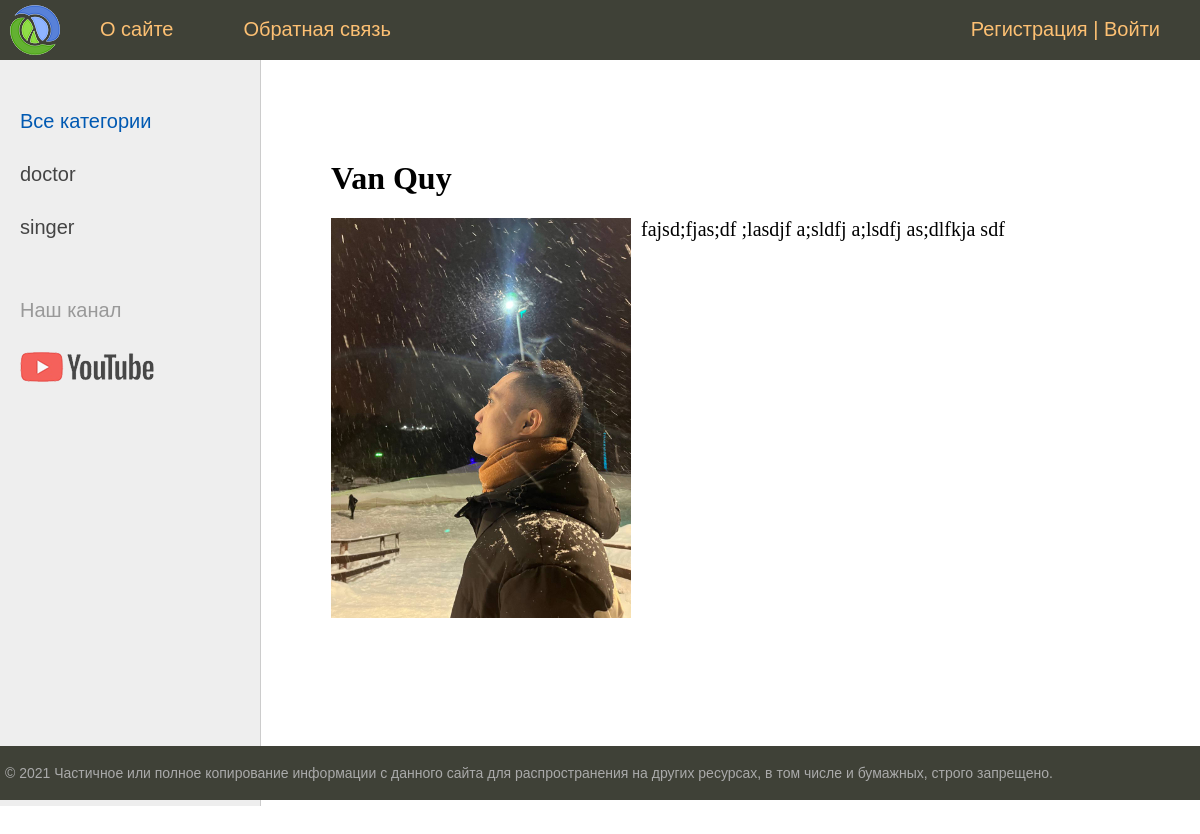
Page /post/vanquy/ on the earlier database version.
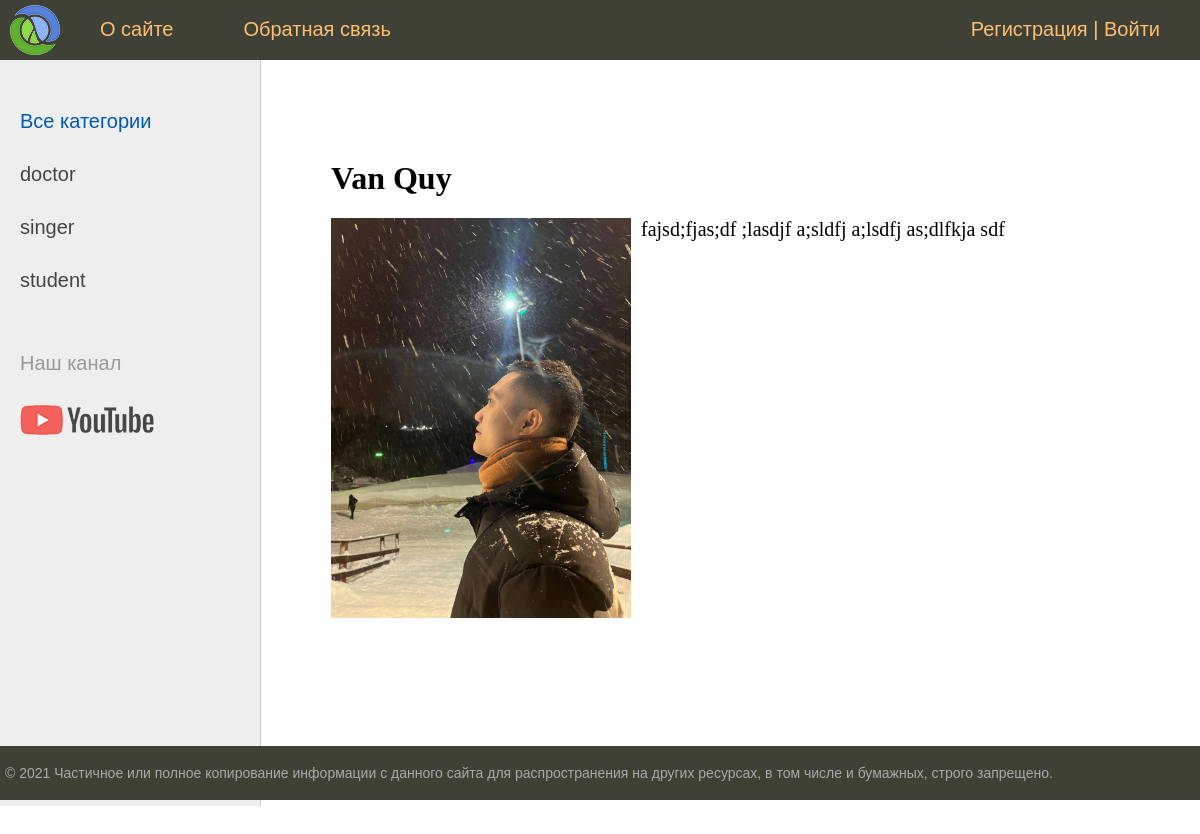
Same page on the later database version.
### women/models.py (models this page shows, shortened)
class Category(models.Model):
    name = models.CharField(max_length=100, db_index=True, verbose_name="Категория")
    slug = models.SlugField(max_length=255, unique=True, db_index=True, verbose_name="URL")
    def get_absolute_url(self):
        return reverse('category', kwargs={'cat_slug': self.slug})
    class Meta:
        verbose_name = 'Категория'
        verbose_name_plural = 'Категории'
        ordering = ['id']

class Women(models.Model):
    title = models.CharField(max_length=255, verbose_name="Заголовок")
    slug = models.SlugField(max_length=255, unique=True, db_index=True, verbose_name="URL")
    content = models.TextField(blank=True, verbose_name="Текст статьи")
    photo = models.ImageField(upload_to="photos/%Y/%m/%d/", verbose_name="Фото")
    time_create = models.DateTimeField(auto_now_add=True, verbose_name="Время создания")
    time_update = models.DateTimeField(auto_now=True, verbose_name="Время изменения")
    is_published = models.BooleanField(default=True, verbose_name="Публикация")
    cat = models.ForeignKey('Category', on_delete=models.PROTECT, verbose_name="Категории")
    def __str__(self):
        return self.title
    class Meta:
        verbose_name = 'Известные женщины'
        verbose_name_plural = 'Известные женщины'
        ordering = ['id']

### women/views.py (the view)
# urls.py: path('post/<slug:post_slug>/', ShowPost.as_view(), name='post'),
class ShowPost(DataMixin, DetailView):
    model = Women
    template_name = 'women/post.html'
    slug_url_kwarg = 'post_slug'
    context_object_name = 'post'
    def get_context_data(self, *, object_list=None, **kwargs):
        context = super().get_context_data(**kwargs)
        c_def = self.get_user_context(title=context['post'])
        return {**context, ** c_def}

### women/utils.py (called while the page is built)
    def get_user_context(self, **kwargs):
        context = kwargs
        cats = Category.objects.annotate((Count('women')))
        user_menu = menu.copy()
        if not self.request.user.is_authenticated:
            user_menu.pop(1)
        context['menu'] = user_menu
        context['cats'] = cats
        if 'cat_selected' not in context:
            context['cat_selected'] = 0
        return context

### women/templates/women/post.html
{% extends 'women/base.html' %}
{% block content %}
<h1>{{post.title}}</h1>
{% if post.photo %}
<p><img class="img-article-left" src="{{post.photo.url}}"></p>
{% endif %}
{{post.content|linebreaks}}
{% endblock %}

### women/templates/women/base.html (shortened to what this page needs)
{% load static %}
{% load women_tags %}
<!DOCTYPE html>
<html>
<head>
	<link type="text/css" href="{% static 'women/css/styles.css' %}" rel="stylesheet" />
</head>
<body>
<table class="table-page" border=0 cellpadding="0" cellspacing="0">
<tr><td valign=top>
{% block mainmenu %}
		<div class="header">
			<ul id="mainmenu" class="mainmenu">
				<li class="logo"><a href="{% url 'home' %}"><div class="logo"></div></a></li>
				{% for m in menu %}
				<li><a href="{% url m.url_name %}">{{m.title}}</a></li>
				{% endfor %}
				{% if request.user.is_authenticated %}
				<li class="last">{{user.username}} | <a href="{% url 'logout' %}">Выйти</a></li>
				{% else %}
				<li class="last"><a href="{% url 'register' %}">Регистрация</a> | <a href="{% url 'login' %}">Войти</a></li>
				{% endif %}
			</ul>
		</div>
{% endblock mainmenu %}
<table class="table-content" border=0 cellpadding="0" cellspacing="0">
<tr>
	<td valign="top" class="left-chapters">
	<ul id="leftchapters">
{% if cat_selected == 0 %}
		<li class="selected">Все категории</li>
{% else %}
		<li><a href="{% url 'home' %}">Все категории</a></li>
{% endif %}
{% for c in cats %}
{% if c.women__count > 0 %}
	{% if c.pk == cat_selected %}
		<li class="selected">{{c.name}}</li>
	{% else %}
		<li><a href="{{ c.get_absolute_url }}">{{c.name}}</a></li>
	{% endif %}
{% endif %}
{% endfor %}
		<li class="share">
		<p>Наш канал</p>
		<a class="share-yt" href="https://www.youtube.com/channel/UClJzWfGWuGJL2t-3dYKcHTA/playlists" target="_blank" rel="nofollow"></a>
		</li>
	</ul>
</td>
<td valign="top" class="content">
	<div class="content-text">
{% block content %}
{% endblock %}
	</div>
</td></tr></table>
</td></tr>
<tr><td valign=top>
	<div id="footer">
		<p>&copy; 2021 Частичное или полное копирование информации с данного сайта для распространения на других ресурсах, в том числе и бумажных, строго запрещено.</p>
	</div>
</td></tr></table>
</body>
</html>

### women/static/women/css/styles.css (style rules this page uses)
html, body { font-family: "Arial"; margin: 0; padding: 0; height: 100%; width: 100%; color: #444; }
a { color: #0059b2; text-decoration: none; }
img { max-width: 600px; height: auto; }
img.img-article-left { max-width: 300px; height: auto; float: left; padding: 0 10px 10px 0; }
.table-page { width: 100%; height: 100%; vertical-align: top; }
.table-page tr { height: 100%; }
.header { background: #3f4137; height: 60px; }
.logo { background: url("../images/logo.png") no-repeat 10px 5px; width: 70px; height: 60px; }
ul.mainmenu { list-style: none; margin: 0; padding: 0; height: 60px; color: #fdc073; font-size: 20px; overflow: hidden; }
ul.mainmenu li { float: left; margin: 18px 40px 0 30px; }
ul.mainmenu li.logo { margin: 0; }
ul.mainmenu li.last { float: right; }
ul.mainmenu li a { color: #fdc073; text-decoration: none; }
.table-content { width: 100%; min-height: 100%; height: 100%; }
.left-chapters { margin: 0; background: #eee; border-right: 1px solid #ccc; min-height: 100%; }
.left-chapters ul { width: 230px; min-height: 100%; margin: 0; padding: 20px 10px 10px 20px; list-style: none; font-size: 20px; }
.left-chapters ul li { margin: 30px 0 0 0; color: #999; }
.left-chapters ul li.selected { color: #0059b2; }
.left-chapters ul li a { color: #444; text-decoration: none; }
.left-chapters ul li.share { margin: 60px 0 0 0; }
.left-chapters ul li.share p { margin: 30px 0 30px 0; }
.left-chapters ul li.share a { display: inline-block; width: 40px; height: 40px; margin: 0 20px 0 0; }
.left-chapters ul li.share a.share-yt { width: 100%; height: 30px; background: url("../images/share_yt.png") no-repeat 0 0; }
.content { padding: 40px 20px 20px 40px; width: 100%; box-sizing: border-box; }
.content-text { margin: 60px 0 0 30px; color: #000; font-size: 20px; font-family: Yandex Sans Display Light; }
.content-text h1 { font-size: 32px; }
#footer { box-sizing: border-box; background: #3f4137; padding: 5px; color: #aaa; font-size: 14px; font-family: Verdana, Geneva, Arial, Helvetica; text-align: left; overflow: hidden; }

Differences in the rows shown:
added Category: name "student"
